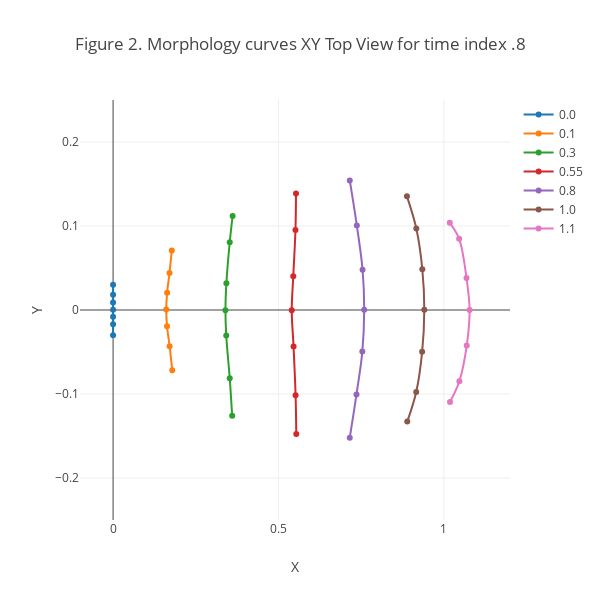

Here is the notebook cell this chart was saved with:
### Code cell
gx = gy.FormatNetworkToGraphColumns(nc[4], xOffset=0, yOffset=7, colPoints=7)

layout = go.Layout(
    title = 'Initial Curves',
    height = 600,
    width = 600,
    hovermode= 'closest',
    xaxis= dict(
        title= 'X',
        range = [-.1,1.2],
    ),
    yaxis=dict(
        title= 'Y',
        range = [-.25,.25],
    )
)
layout.title = 'Figure 2. Morphology curves XY Top View for time index .8'
labels = [0.,0.1,.3,.55,.8,1.0, 1.1]

f = gy.graphCurves(gx, layout, labels, dashRange=range(10,100))
offline.iplot(f)

if not os.path.exists('images'):
    os.mkdir('images')
pio.write_image(f, './images/fig2.png')

### Figure 1 — Plotly figure (JSON) as saved in the notebook; plotly's stock layout.template omitted (floating-point values rounded to 4 significant figures)
{"data": [{"line": {"shape": "spline"}, "name": "0.0", "type": "scatter", "uid": "f9bb62c2-4367-42dd-bba9-c367102c255c", "x": [-1.118e-10, 2.298e-05, -9.954e-06, 2.488e-05, -1.995e-05, -1.054e-05, -7.026e-18], "y": [-0.03, -0.01708, -0.008058, 0.000336, 0.008808, 0.01822, 0.03]}, {"line": {"shape": "spline"}, "name": "0.1", "type": "scatter", "uid": "69dd901c-56f1-4af0-9892-c921a604719f", "x": [0.1789, 0.1709, 0.1631, 0.1608, 0.1634, 0.1706, 0.1775], "y": [-0.0716, -0.04313, -0.01921, 0.0006192, 0.02065, 0.04404, 0.07088]}, {"line": {"shape": "spline"}, "name": "0.3", "type": "scatter", "uid": "96a0c681-dbbc-4050-a131-bf46cfe6ab88", "x": [0.36, 0.3527, 0.3421, 0.3398, 0.3426, 0.3526, 0.3613], "y": [-0.1259, -0.08135, -0.03031, -0.0002318, 0.03172, 0.08069, 0.1119]}, {"line": {"shape": "spline"}, "name": "0.55", "type": "scatter", "uid": "d03fe701-2f84-47f2-87d7-73c295ae7fd8", "x": [0.5539, 0.5518, 0.5456, 0.5402, 0.5448, 0.5514, 0.553], "y": [-0.1475, -0.1015, -0.04356, -0.0002515, 0.04008, 0.09531, 0.1386]}, {"line": {"shape": "spline"}, "name": "0.8", "type": "scatter", "uid": "28d8ad9a-3f5f-459a-a11f-ccd96692db6c", "x": [0.7155, 0.7359, 0.7535, 0.7592, 0.7543, 0.7369, 0.7156], "y": [-0.1521, -0.1006, -0.04948, 0.000413, 0.04786, 0.1006, 0.1543]}, {"line": {"shape": "spline"}, "name": "1.0", "type": "scatter", "uid": "edc5e49f-51af-473b-97f9-36372dcf409e", "x": [0.8893, 0.9165, 0.9344, 0.9409, 0.9349, 0.9168, 0.8885], "y": [-0.1329, -0.09753, -0.04974, 0.0002724, 0.04842, 0.09702, 0.1353]}, {"line": {"shape": "spline"}, "name": "1.1", "type": "scatter", "uid": "66ca61e1-5051-41d1-b3e3-f6b6a44a57db", "x": [1.019, 1.047, 1.069, 1.078, 1.069, 1.046, 1.018], "y": [-0.1094, -0.08488, -0.04238, -8.707e-05, 0.03797, 0.08491, 0.1038]}], "layout": {"height": 600, "hovermode": "closest", "title": {"text": "Figure 2. Morphology curves XY Top View for time index .8"}, "width": 600, "xaxis": {"range": [-0.1, 1.2], "title": {"text": "X"}}, "yaxis": {"range": [-0.25, 0.25], "title": {"text": "Y"}}}}
